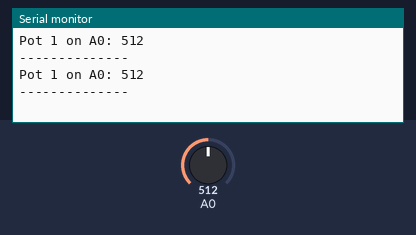
Recording of a sketch running on a simulated Arduino Uno, built with avr-gcc and run on an emulated ATmega328P. On the bench: the last lines printed to the serial monitor. The inputs (shaded band) are chosen by the test bench; at power-on: A0 = 512.

Above: at 1.8 s.
1.9 s: A0 set to 716
At 2.8 s:
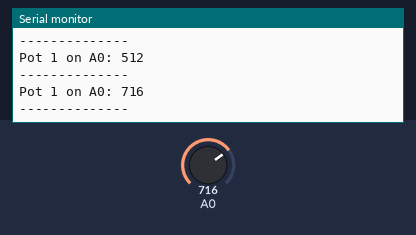
3.4 s: A0 set to 900
At 4.5 s:
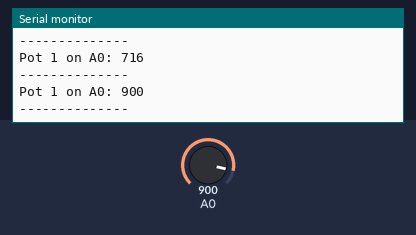
Timing chart, 0 to 6.4 s (numbered marks = the images above; inputs shaded):
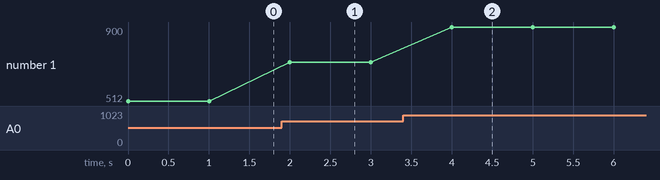

Measured:
- after the input at 1.9 s, the serial monitor: prints a new line after 0.10 s (image 1)
- after the input at 3.4 s, the serial monitor: prints a new line after 0.60 s (image 2)
- plotted number 1: 512 → 716 after the input at 1.9 s, 716 → 900 after the input at 3.4 s

The sketch:

check_pot.ino
```cpp
int read0 = 0;
int read1 = 0;

void setup() {
  // put your setup code here, to run once:
    Serial.begin(9600);


}

void loop() {
  read0 = analogRead(A0);
  //read1 = analogRead(A3);

  Serial.print("Pot 1 on A0: ");
  Serial.println(read0);
  //Serial.print("Pot 2 on A1: ");
  //Serial.println(read1);
  Serial.println("--------------");

  delay(1000);
}
```
